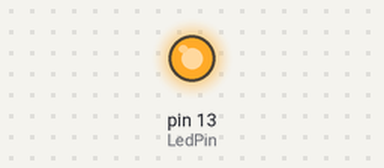
Recording of a sketch running on a simulated Arduino Uno, built with avr-gcc and run on an emulated ATmega328P. Parts: output pins drawn as LEDs (lit = HIGH).

Above: at 0.05 s.
At 5.1 s:
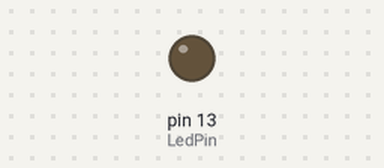
At 10.1 s:
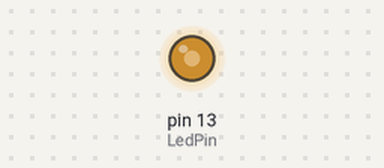
Timing chart, 0 to 13.1 s (numbered marks = the images above):
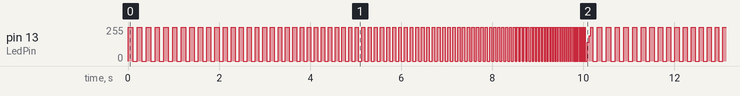

Measured:
- by itself, pin 13 (LedPin): moves between 0/255 and 255/255, repeating every 10.1 s

The sketch:

ShrinkTheLedBlinkTime.ino
```cpp
int LedPin = 13;
int delayTime = 100;
void setup() {
  // put your setup code here, to run once:
  pinMode(LedPin,OUTPUT);
}

void loop() {
  // put your main code here, to run repeatedly:
  digitalWrite(LedPin,HIGH);
  delay(delayTime);
  digitalWrite(LedPin,LOW);
  delay(delayTime);
  if(delayTime < 1)
    delayTime = 100;
  else
    delayTime -= 1;
}
```
